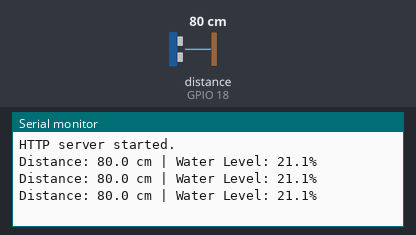
Bench run of a sketch on a simulated ESP32. On the bench: the last lines printed to the serial monitor. Wiring (inferred from the names in the program): ultrasonic range finder: trigger GPIO 5; echo GPIO 18. The inputs (shaded band) are chosen by the test bench; at power-on: distance to the obstacle (sensor on GPIO 18) 80 cm. The echo pulse lasts 58.3 µs per cm; WiFi joins after 1.5 s; servers stay silent unless stated.

Above: at 3.7 s.
3.8 s: distance to the obstacle (sensor on GPIO 18) set to 2 cm
At 5.1 s:
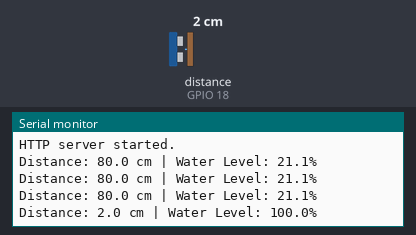
5.3 s: distance to the obstacle (sensor on GPIO 18) set to 4 cm
At 6.0 s:
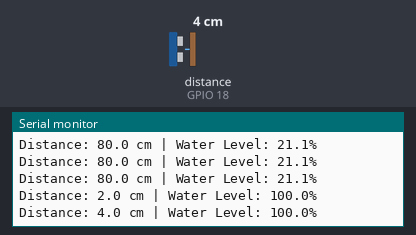
Timing chart, 0 to 8.3 s (numbered marks = the images above; inputs shaded):
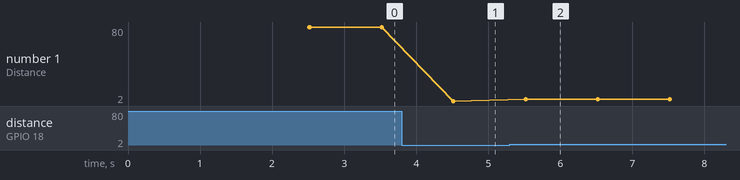

The sketch:

smart_water_tank.ino
```cpp
#include <WiFi.h>
#include <WebServer.h>

// ===============================
// Wi-Fi SETTINGS
// ===============================
const char* WIFI_SSID = "WIFI_NAME";
const char* WIFI_PASSWORD = "WIFI_PASSWORD";

// ===============================
// HC-SR04 PINS
//
// NOTE: do NOT use GPIO12 here.
// GPIO12 (MTDI) is a strapping pin —
// if it is held HIGH at reset the
// ESP32 sets the flash to 1.8V and
// fails to boot ("invalid header:
// 0xffffffff"). GPIO5/18/19/21/22/23
// are safe.
//
// ECHO is 5V on the HC-SR04: use a
// divider (1k + 2k) down to 3.3V
// before it reaches the ESP32 pin.
// ===============================
#define TRIG_PIN 5
#define ECHO_PIN 18

// ===============================
// WATER TANK CALIBRATION
// Change these later using your
// actual tank measurements.
// ===============================
const float EMPTY_DISTANCE = 100.0;
const float FULL_DISTANCE  = 5.0;

// ===============================
// WEB SERVER
// ===============================
WebServer server(80);

// ===============================
// VARIABLES
// ===============================
float distanceCm = 0.0;
float waterLevel = 0.0;

unsigned long lastSensorRead = 0;
const unsigned long SENSOR_INTERVAL = 1000;

// ===============================
// READ DISTANCE
// ===============================
float readDistance() {

  digitalWrite(TRIG_PIN, LOW);
  delayMicroseconds(2);

  digitalWrite(TRIG_PIN, HIGH);
  delayMicroseconds(10);

  digitalWrite(TRIG_PIN, LOW);

  long duration = pulseIn(ECHO_PIN, HIGH, 30000);

  if (duration == 0) {
    return -1;
  }

  float distance = duration * 0.0343 / 2.0;

  return distance;
}

// ===============================
// CALCULATE WATER LEVEL
// ===============================
void updateWaterLevel() {

  float newDistance = readDistance();

  if (newDistance < 0) {
    return;
  }

  distanceCm = newDistance;

  waterLevel =
    ((EMPTY_DISTANCE - distanceCm) /
    (EMPTY_DISTANCE - FULL_DISTANCE)) * 100.0;

  waterLevel = constrain(waterLevel, 0, 100);

  Serial.print("Distance: ");
  Serial.print(distanceCm, 1);
  Serial.print(" cm | Water Level: ");
  Serial.print(waterLevel, 1);
  Serial.println("%");
}

// ===============================
// WEB PAGE
// ===============================
void handleRoot() {

  String levelText = String(waterLevel, 1);
  String distanceText = String(distanceCm, 1);

  String waterStatus;

  if (waterLevel >= 80) {
    waterStatus = "Tank High";
  }
  else if (waterLevel >= 40) {
    waterStatus = "Normal Level";
  }
  else if (waterLevel >= 20) {
    waterStatus = "Low Level";
  }
  else {
    waterStatus = "Very Low";
  }

  String html = R"rawliteral(

<!DOCTYPE html>
<html>
<head>

<meta name="viewport" content="width=device-width, initial-scale=1.0">

<meta http-equiv="refresh" content="5">

<title>Smart Water Tank</title>

<style>

* {
  box-sizing: border-box;
  margin: 0;
  padding: 0;
}

body {
  font-family: Arial, Helvetica, sans-serif;
  background: #07111f;
  color: #ffffff;
  min-height: 100vh;
}

/* ================= HEADER ================= */

.header {
  padding: 24px 6%;
  border-bottom: 1px solid #1d2b3c;
  display: flex;
  justify-content: space-between;
  align-items: center;
}

.logo h1 {
  font-size: 22px;
  letter-spacing: 1px;
}

.logo p {
  color: #8fa4b8;
  font-size: 13px;
  margin-top: 5px;
}

.status {
  display: flex;
  align-items: center;
  gap: 8px;
  background: #0c1b2a;
  padding: 9px 14px;
  border-radius: 20px;
  font-size: 13px;
}

.status-dot {
  width: 9px;
  height: 9px;
  background: #22c55e;
  border-radius: 50%;
}

/* ================= MAIN ================= */

.container {
  width: 88%;
  max-width: 1200px;
  margin: 35px auto;
}

.welcome {
  margin-bottom: 25px;
}

.welcome h2 {
  font-size: 28px;
  margin-bottom: 8px;
}

.welcome p {
  color: #8fa4b8;
}

/* ================= GRID ================= */

.grid {
  display: grid;
  grid-template-columns: 1.3fr 1fr;
  gap: 22px;
}

/* ================= CARD ================= */

.card {
  background: #0b1928;
  border: 1px solid #1b2c3e;
  border-radius: 18px;
  padding: 25px;
}

.card-title {
  color: #8fa4b8;
  font-size: 14px;
  margin-bottom: 20px;
}

/* ================= TANK ================= */

.tank-area {
  display: flex;
  justify-content: center;
  align-items: center;
  padding: 10px;
}

.tank {
  width: 190px;
  height: 300px;
  border: 4px solid #456176;
  border-radius: 18px;
  position: relative;
  overflow: hidden;
  background: #08131f;
}

.water {
  position: absolute;
  bottom: 0;
  left: 0;
  width: 100%;
  height: )rawliteral";

  html += String(waterLevel, 1);

  html += R"rawliteral(%;
  background: linear-gradient(
    to top,
    #087ea4,
    #12b5d9
  );
  transition: height 0.5s ease;
}

.water::before {
  content: "";
  position: absolute;
  top: -7px;
  left: -10%;
  width: 120%;
  height: 14px;
  background: rgba(255,255,255,0.15);
  border-radius: 50%;
}

.level-number {
  position: absolute;
  width: 100%;
  top: 45%;
  text-align: center;
  font-size: 42px;
  font-weight: bold;
  z-index: 2;
  text-shadow: 0 2px 10px rgba(0,0,0,0.5);
}

/* ================= METRICS ================= */

.metrics {
  display: grid;
  grid-template-columns: 1fr 1fr;
  gap: 15px;
}

.metric {
  background: #081522;
  border-radius: 14px;
  padding: 20px;
  border: 1px solid #17293a;
}

.metric-label {
  color: #7890a4;
  font-size: 12px;
  margin-bottom: 10px;
}

.metric-value {
  font-size: 24px;
  font-weight: bold;
}

.metric-unit {
  color: #7890a4;
  font-size: 12px;
}

/* ================= STATUS ================= */

.level-status {
  margin-top: 18px;
  padding: 16px;
  border-radius: 12px;
  background: #0a2030;
  border-left: 4px solid #12b5d9;
}

.level-status span {
  color: #12b5d9;
  font-weight: bold;
}

/* ================= INFO ================= */

.info-grid {
  margin-top: 22px;
  display: grid;
  grid-template-columns: repeat(3, 1fr);
  gap: 15px;
}

.info {
  background: #0b1928;
  border: 1px solid #1b2c3e;
  padding: 20px;
  border-radius: 15px;
}

.info h4 {
  color: #7890a4;
  font-size: 12px;
  margin-bottom: 8px;
}

.info p {
  font-size: 15px;
}

/* ================= FOOTER ================= */

.footer {
  text-align: center;
  padding: 30px;
  color: #52697d;
  font-size: 12px;
}

/* ================= MOBILE ================= */

@media (max-width: 800px) {

  .header {
    padding: 20px;
  }

  .container {
    width: 92%;
  }

  .grid {
    grid-template-columns: 1fr;
  }

  .info-grid {
    grid-template-columns: 1fr;
  }

  .welcome h2 {
    font-size: 23px;
  }

}

</style>

</head>

<body>

<!-- HEADER -->

<header class="header">

  <div class="logo">

    <h1>SMART WATER TANK</h1>

    <p>IoT Water Level Monitoring System</p>

  </div>

  <div class="status">

    <div class="status-dot"></div>

    SYSTEM ONLINE

  </div>

</header>


<!-- MAIN -->

<main class="container">

  <div class="welcome">

    <h2>Water Tank Dashboard</h2>

    <p>
      Real-time monitoring from your ESP32 sensor system.
    </p>

  </div>


  <div class="grid">


    <!-- TANK CARD -->

    <div class="card">

      <div class="card-title">
        CURRENT WATER LEVEL
      </div>

      <div class="tank-area">

        <div class="tank">

          <div class="water"></div>

          <div class="level-number">
            )rawliteral";

  html += levelText;

  html += R"rawliteral(%
          </div>

        </div>

      </div>

    </div>


    <!-- SENSOR CARD -->

    <div class="card">

      <div class="card-title">
        SENSOR INFORMATION
      </div>

      <div class="metrics">


        <div class="metric">

          <div class="metric-label">
            DISTANCE
          </div>

          <div class="metric-value">
            )rawliteral";

  html += distanceText;

  html += R"rawliteral(
            <span class="metric-unit">cm</span>
          </div>

        </div>


        <div class="metric">

          <div class="metric-label">
            WATER LEVEL
          </div>

          <div class="metric-value">
            )rawliteral";

  html += levelText;

  html += R"rawliteral(
            <span class="metric-unit">%</span>
          </div>

        </div>

      </div>


      <div class="level-status">

        CURRENT STATUS:
        <span>)rawliteral";

  html += waterStatus;

  html += R"rawliteral(</span>

      </div>

    </div>

  </div>


  <!-- DEVICE INFORMATION -->

  <div class="info-grid">


    <div class="info">

      <h4>DEVICE</h4>

      <p>ESP32 Tank Monitor</p>

    </div>


    <div class="info">

      <h4>CONNECTION</h4>

      <p>Wi-Fi Connected</p>

    </div>


    <div class="info">

      <h4>UPDATE RATE</h4>

      <p>Every 5 seconds</p>

    </div>


  </div>


</main>


<footer class="footer">

  Smart Water Tank Monitoring System
  <br>
  Powered by ESP32

</footer>


</body>

</html>

)rawliteral";

  server.send(200, "text/html", html);
}

// ===============================
// 404 HANDLER
// ===============================
void handleNotFound() {
  server.send(404, "text/plain", "Not found");
}

// ===============================
// SETUP
// ===============================
void setup() {

  Serial.begin(115200);
  delay(1000);

  Serial.println();
  Serial.println("==============================");
  Serial.println("SMART WATER TANK - ESP32");
  Serial.println("==============================");

  // --- Sensor pins ---
  pinMode(TRIG_PIN, OUTPUT);
  pinMode(ECHO_PIN, INPUT);
  digitalWrite(TRIG_PIN, LOW);

  // --- Wi-Fi ---
  Serial.print("Connecting to Wi-Fi: ");
  Serial.println(WIFI_SSID);

  WiFi.mode(WIFI_STA);
  WiFi.begin(WIFI_SSID, WIFI_PASSWORD);

  unsigned long startAttempt = millis();

  while (WiFi.status() != WL_CONNECTED &&
         millis() - startAttempt < 20000) {
    delay(500);
    Serial.print(".");
  }

  Serial.println();

  if (WiFi.status() == WL_CONNECTED) {
    Serial.print("Connected. Open this in your browser: http://");
    Serial.println(WiFi.localIP());
  } else {
    Serial.println("Wi-Fi connection FAILED.");
    Serial.println("Check SSID/password, and that the network is 2.4 GHz.");
  }

  // --- Web server routes ---
  server.on("/", handleRoot);
  server.onNotFound(handleNotFound);
  server.begin();

  Serial.println("HTTP server started.");

  // First reading right away
  updateWaterLevel();
}

// ===============================
// LOOP
// ===============================
void loop() {

  server.handleClient();

  if (millis() - lastSensorRead >= SENSOR_INTERVAL) {

    lastSensorRead = millis();

    updateWaterLevel();
  }
}
```

Measured:
- after the input at 3.8 s, the serial monitor: prints a new line after 0.72 s (image 1)
- after the input at 5.3 s, the serial monitor: prints a new line after 0.22 s (image 2)
- plotted number 1: 80 → 2 after the input at 3.8 s, 2 → 4 after the input at 5.3 s
